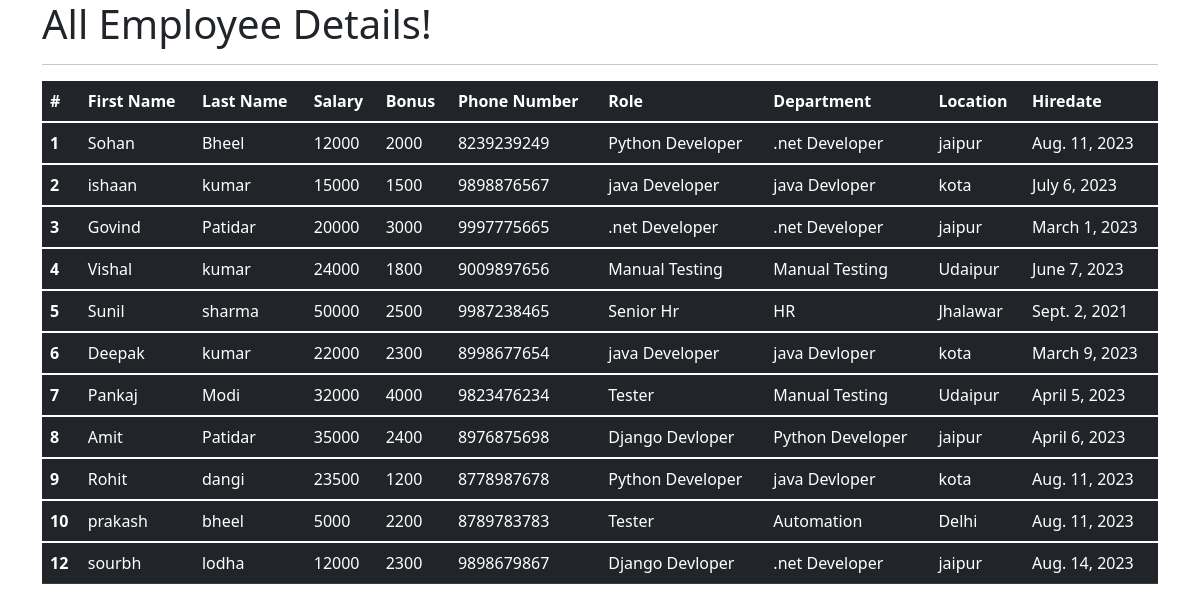
The app's page /all_emp with its own data.
### emp_app/models.py (models this page shows, shortened)
class Employee(models.Model):
    first_name = models.CharField(max_length=100, null=False)
    last_name = models.CharField(max_length=100)
    dept  = models.ForeignKey(Department, on_delete=models.CASCADE)
    salary = models.IntegerField(default=0)
    bonus = models.IntegerField(default=0)
    role  = models.ForeignKey(Role, on_delete=models.CASCADE)
    phone = models.IntegerField(default=0)
    hire_date = models.DateField()
    def __str__(self):
      return "%s %s %s"  %(self.first_name, self.last_name,self.phone)

class Role(models.Model):
    name = models.CharField(max_length=100, null=False)

class Department(models.Model):
    name = models.CharField(max_length=100, null=False)
    location = models.CharField(max_length=100)

### emp_app/views.py (the view)
# urls.py: path('all_emp', views.all_emp, name='all_emp'),
def all_emp(request):
    emps = Employee.objects.all()
    context = {
        'emps': emps
    }
    print(context)
    return render(request, 'view_all_emp.html', context)

### emp_app/templates/view_all_emp.html (shortened to what this page needs)
<!DOCTYPE html>
<html lang="en">
<head>
  <link href="https://cdn.jsdelivr.net/npm/bootstrap@5.1.3/dist/css/bootstrap.min.css" rel="stylesheet">
</head>
  <body>
  <div class="container">
          <h1>All Employee Details!</h1>
      <hr>
     <table class="table table-dark">
  <thead>
    <tr>
      <th scope="col">#</th>
      <th scope="col">First Name</th>
      <th scope="col">Last Name</th>
      <th scope="col">Salary</th>
      <th scope="col">Bonus</th>
      <th scope="col">Phone Number</th>
      <th scope="col">Role</th>
      <th scope="col">Department</th>
      <th scope="col">Location</th>
      <th scope="col">Hiredate</th>
    </tr>
  </thead>
         {% for emp in emps %}
  <tbody>
    <tr>
      <th scope="row">{{emp.id}}</th>
      <td>{{emp.first_name}}</td>
      <td>{{emp.last_name}}</td>
      <td>{{emp.salary}}</td>
      <td>{{emp.bonus}}</td>
      <td>{{emp.phone}}</td>
      <td>{{emp.role.name}}</td>
      <td>{{emp.dept.name}}</td>
      <td>{{emp.dept.location}}</td>
      <td>{{emp.hire_date}}</td>
    </tr>
  </tbody>
         {% endfor %}
</table>
  </div>
  </body>
</html>

### records on screen
Employee: id "1", first_name "Sohan", last_name "Bheel", salary "12000", bonus "2000", phone "8239239249", role.name "Python Developer", dept.name ".net Developer", dept.location "jaipur", hire_date "Aug. 11, 2023"
Employee: id "2", first_name "ishaan", last_name "kumar", salary "15000", bonus "1500", phone "9898876567", role.name "java Developer", dept.name "java Devloper", dept.location "kota", hire_date "July 6, 2023"
Employee: id "3", first_name "Govind", last_name "Patidar", salary "20000", bonus "3000", phone "9997775665", role.name ".net Developer", dept.name ".net Developer", dept.location "jaipur", hire_date "March 1, 2023"
Employee: id "4", first_name "Vishal", last_name "kumar", salary "24000", bonus "1800", phone "9009897656", role.name "Manual Testing", dept.name "Manual Testing", dept.location "Udaipur", hire_date "June 7, 2023"
Employee: id "5", first_name "Sunil", last_name "sharma", salary "50000", bonus "2500", phone "9987238465", role.name "Senior Hr", dept.name "HR", dept.location "Jhalawar", hire_date "Sept. 2, 2021"
Employee: id "6", first_name "Deepak", last_name "kumar", salary "22000", bonus "2300", phone "8998677654", role.name "java Developer", dept.name "java Devloper", dept.location "kota", hire_date "March 9, 2023"
Employee: id "7", first_name "Pankaj", last_name "Modi", salary "32000", bonus "4000", phone "9823476234", role.name "Tester", dept.name "Manual Testing", dept.location "Udaipur", hire_date "April 5, 2023"
Employee: id "8", first_name "Amit", last_name "Patidar", salary "35000", bonus "2400", phone "8976875698", role.name "Django Devloper", dept.name "Python Developer", dept.location "jaipur", hire_date "April 6, 2023"
Employee: id "9", first_name "Rohit", last_name "dangi", salary "23500", bonus "1200", phone "8778987678", role.name "Python Developer", dept.name "java Devloper", dept.location "kota", hire_date "Aug. 11, 2023"
Employee: id "10", first_name "prakash", last_name "bheel", salary "5000", bonus "2200", phone "8789783783", role.name "Tester", dept.name "Automation", dept.location "Delhi", hire_date "Aug. 11, 2023"
Employee: id "12", first_name "sourbh", last_name "lodha", salary "12000", bonus "2300", phone "9898679867", role.name "Django Devloper", dept.name ".net Developer", dept.location "jaipur", hire_date "Aug. 14, 2023"
